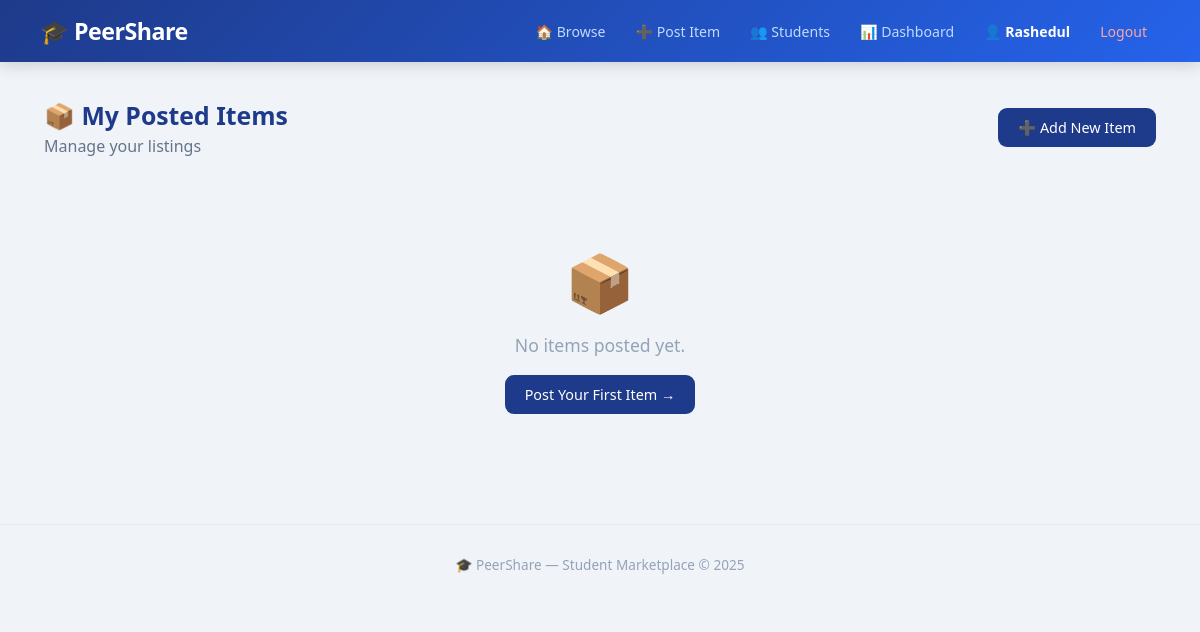
Page /dashboard/items/ (signed in) on the earlier database version.
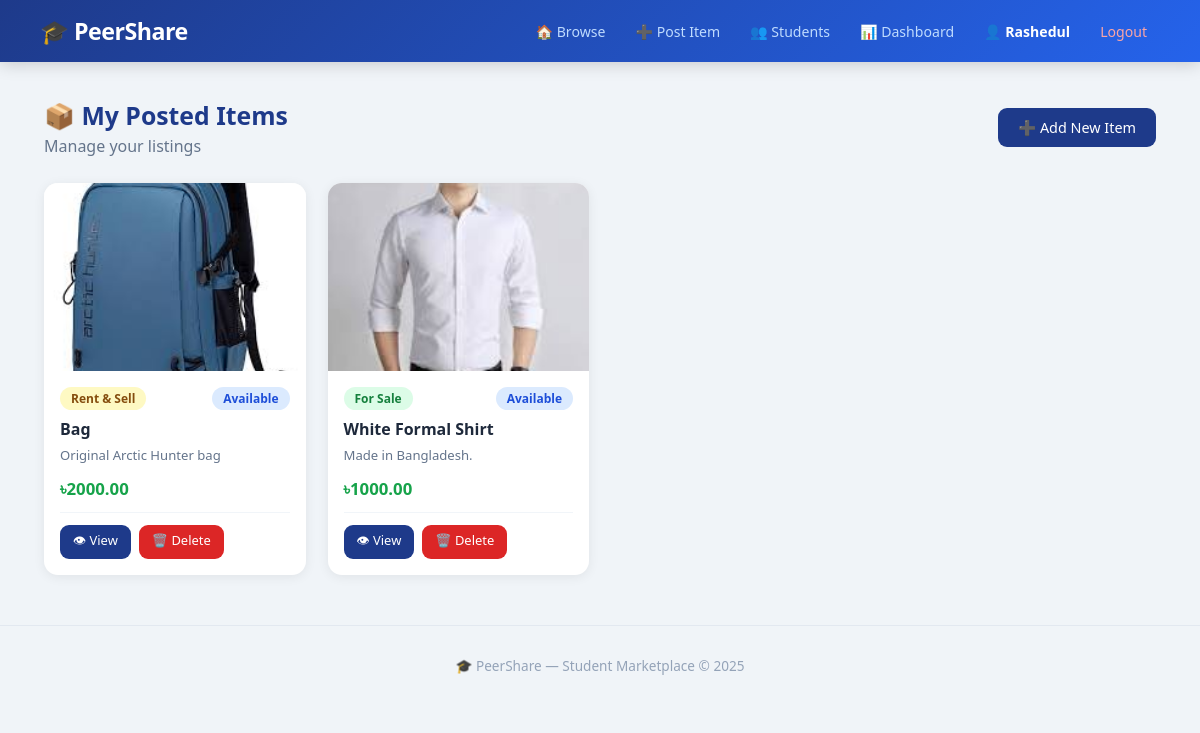
Same page on the later database version.
### marketplace/models.py (models this page shows, shortened)
class Item(models.Model):
    CATEGORY_CHOICES = [
        ('rent', 'For Rent'),
        ('sell', 'For Sale'),
        ('both', 'Rent & Sell'),
    ]
    owner = models.ForeignKey(
                     settings.AUTH_USER_MODEL,
                     on_delete=models.CASCADE,
                     related_name='items'
                   )
    title = models.CharField(max_length=200)
    description  = models.TextField()
    price  = models.DecimalField(
                     max_digits=10, decimal_places=2
                   )
    category = models.CharField(
                     max_length=10, choices=CATEGORY_CHOICES
                   )
    image = models.ImageField(
                     upload_to='items/',
                     null=True, blank=True
                   )
    is_available = models.BooleanField(default=True)
    created_at   = models.DateTimeField(auto_now_add=True)

### dashboard/views.py (the view)
# urls.py: path('items/',views.dashboard_items,name='dashboard_items'),
@login_required
def dashboard_items(request):
    my_items = Item.objects.filter(
        owner=request.user
    ).order_by('-created_at')
    return render(request, 'dashboard/items.html', {
        'my_items': my_items
    })

### templates/dashboard/items.html
{% extends 'base.html' %}
{% block content %}
<div class="page-head">
  <div>
    <h2>📦 My Posted Items</h2>
    <p>Manage your listings</p>
  </div>
  <a href="/add/" class="btn">➕ Add New Item</a>
</div>
{% if my_items %}
<div class="item-grid">
  {% for item in my_items %}
  <div class="card">
    {% if item.image %}
      <img src="{{ item.image.url }}" alt="{{ item.title }}">
    {% else %}
      <div class="no-image">📦</div>
    {% endif %}
    <div class="card-body">
      <div class="card-top-row">
        <span class="badge
          {% if item.category == 'rent' %}badge-rent
          {% elif item.category == 'sell' %}badge-sell
          {% else %}badge-both{% endif %}">
          {{ item.get_category_display }}
        </span>
        {% if not item.is_available %}
          <span class="sbadge sbadge-cancelled">Sold</span>
        {% else %}
          <span class="sbadge sbadge-active">Available</span>
        {% endif %}
      </div>
      <h3>{{ item.title }}</h3>
      <p class="item-desc">
        {{ item.description|truncatechars:55 }}
      </p>
      <div class="card-footer">
        <span class="price">৳{{ item.price }}</span>
      </div>
      <div class="item-manage-btns">
        <a href="/item/{{ item.pk }}/"
           class="btn small">
          👁 View
        </a>
        <a href="/item/{{ item.pk }}/delete/"
           class="btn small delete-btn">
          🗑️ Delete
        </a>
      </div>
    </div>
  </div>
  {% endfor %}
</div>
{% else %}
<div class="empty-state">
  <div class="empty-icon">📦</div>
  <p>No items posted yet.</p>
  <a href="/add/" class="btn">Post Your First Item →</a>
</div>
{% endif %}
{% endblock %}

Differences in the rows shown:
added Item: image (picture), category "Rent & Sell", is_available "Available", title "Bag", description "Original Arctic Hunter bag", price "2000.00"
added Item: image (picture), category "For Sale", is_available "Available", title "White Formal Shirt", description "Made in Bangladesh.", price "1000.00"
Other differences:
text no longer shown: "📦 No items posted yet. Post Your First Item →"
